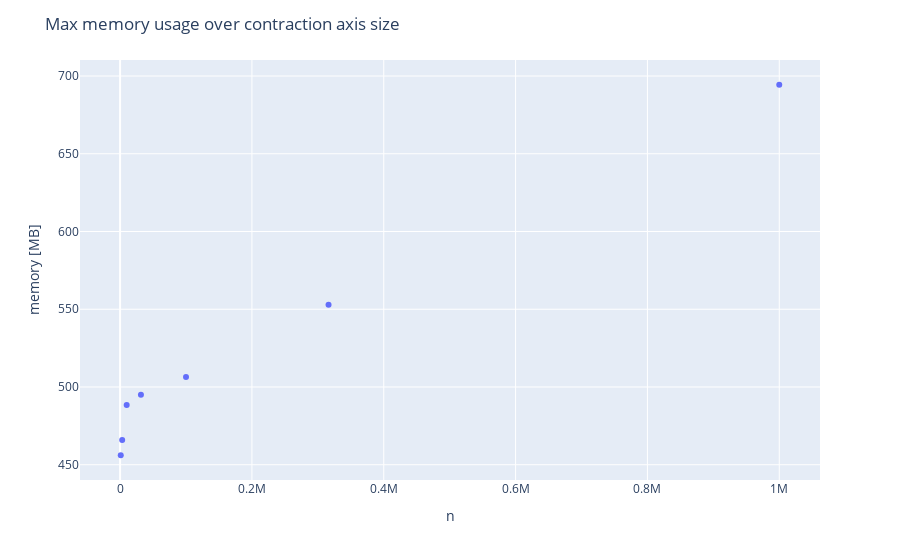

This figure's notebook cell:
### Code cell
f = px.scatter(new_df.groupby(["n", "m"]).max().reset_index(drop=False),
               x="n", y="mem", labels={"mem": "memory [MB]"})
f.update_layout(title="Max memory usage over contraction axis size")

### Figure 1 — Plotly figure (JSON) as saved in the notebook; plotly's stock layout.template omitted (floating-point values rounded to 4 significant figures)
{"data": [{"hovertemplate": "n=%{x}<br>memory [MB]=%{y}<extra></extra>", "legendgroup": "", "marker": {"color": "#636efa", "symbol": "circle"}, "mode": "markers", "name": "", "orientation": "v", "showlegend": false, "type": "scatter", "x": [1000, 3162.0, 10000, 31620.0, 100000, 316200.0, 1000000], "xaxis": "x", "y": [456.1, 466.0, 488.3, 495.1, 506.5, 552.9, 694.4], "yaxis": "y"}], "layout": {"autosize": true, "legend": {"tracegroupgap": 0}, "margin": {"t": 60}, "title": {"text": "Max memory usage over contraction axis size"}, "xaxis": {"anchor": "y", "autorange": true, "domain": [0, 1], "range": [-58400.0, 1059000.0], "title": {"text": "n"}, "type": "linear"}, "yaxis": {"anchor": "x", "autorange": true, "domain": [0, 1], "range": [439.2, 711.3], "title": {"text": "memory [MB]"}, "type": "linear"}}}
